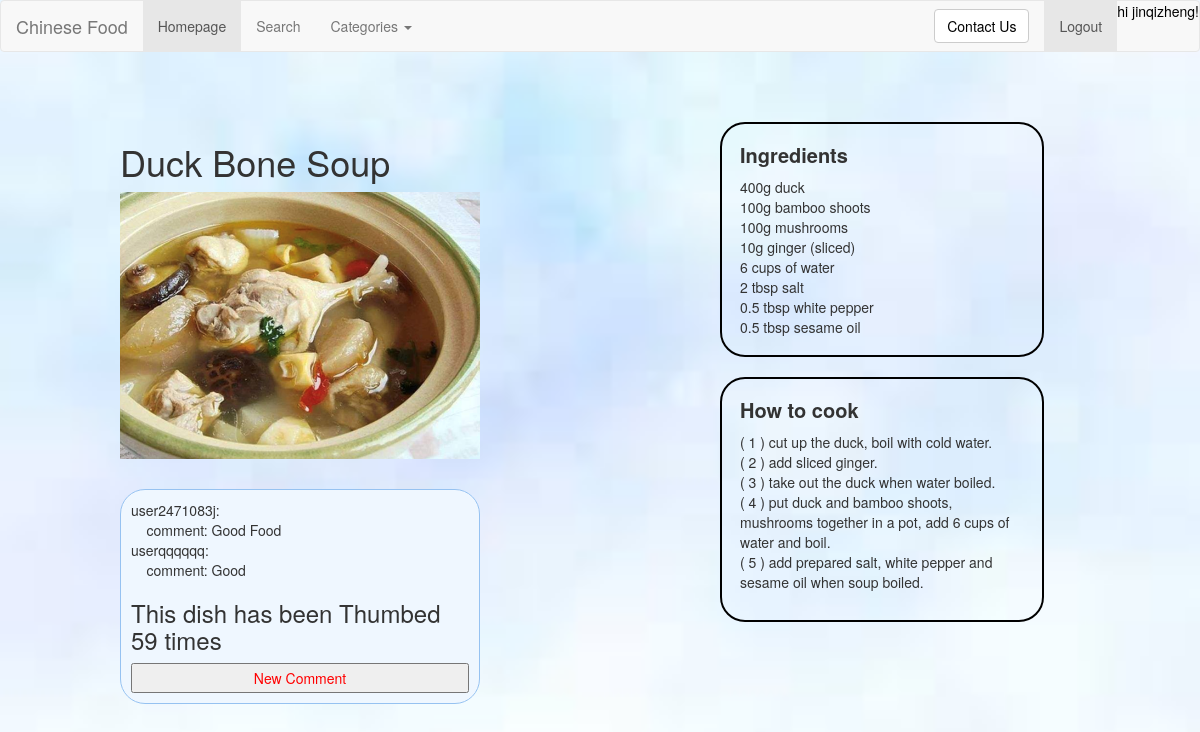
Page /rango/soup2/ (signed in) on the earlier database version.
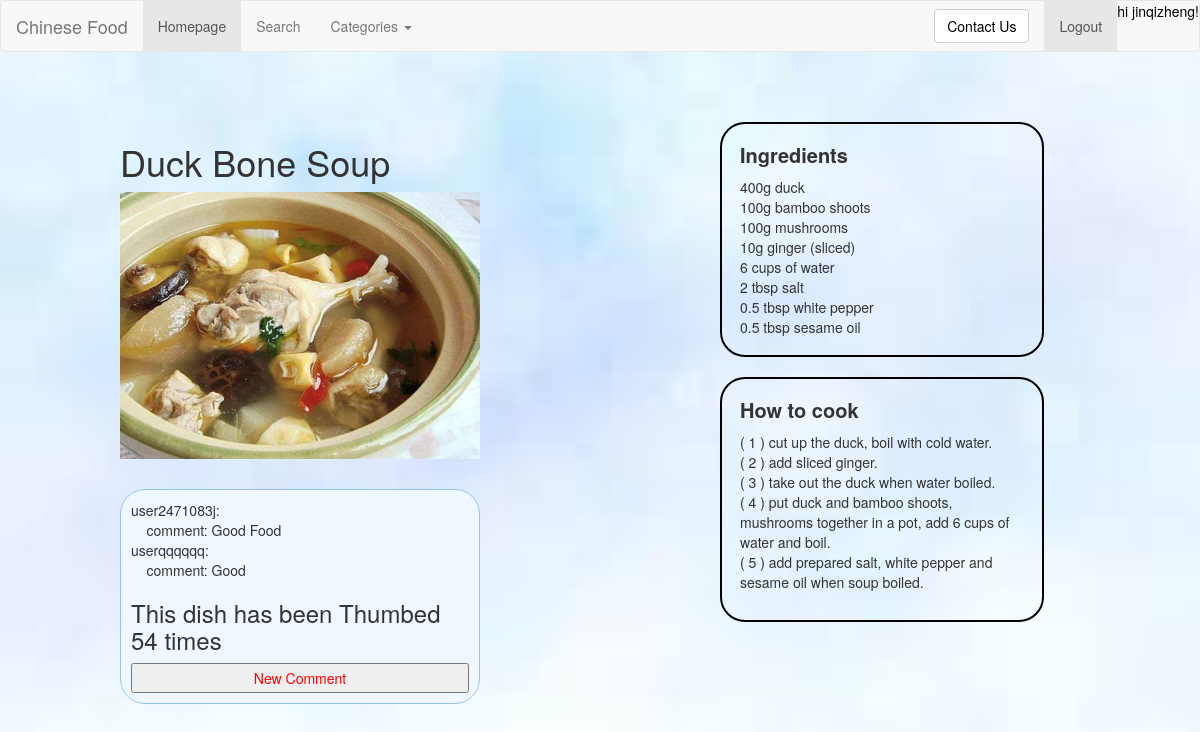
Same page on the later database version.
### rango/models.py (models this page shows, shortened)
class Dish(models.Model):
    category = models.ForeignKey(Category, on_delete=models.CASCADE)
    dish = models.CharField(max_length=128, unique=True)
    url = models.CharField(max_length=128, default="https://www.allrecipes.com/recipes/1642/everyday-cooking/")
    likes = models.IntegerField(default=0)
    images = models.CharField(max_length=128, default="/static/images/photo.jpg")
    class Meta:
        verbose_name_plural = 'Dishes'

### rango/views.py (the view, shortened to what this page needs)
# urls.py: path('soup2/', views.soup2, name='soup2'),
def soup2(request):
    category_list = Category.objects.order_by('-category')
    d2 = "Duck Bone Soup"
    dish = Dish.objects.get(dish=d2)
    form = DishForm()
    info_list = UserComment.objects.filter(dish=d2)
    return render(request, "rango/soup2.html", {"info_list": info_list,
                                                "categories": category_list,
                                                "form": form,
                                                "dish": dish, })

### rango/forms.py
class DishForm(forms.ModelForm):
    dish = forms.CharField(max_length=128,
                           help_text="Please enter the dish name.")
    url = forms.CharField(
        help_text="Please enter the URL of dishes introduction.")
    likes = forms.IntegerField(widget=forms.HiddenInput(), initial=0, required=False)
    images = forms.CharField(widget=forms.HiddenInput(), initial="/static/images/photo.jpg", required=False)
    class Meta:
        model = Dish
        exclude = ('category',)

### templates/rango/soup2.html (shortened to what this page needs)
{% extends 'rango/base.html' %}
{% load staticfiles %}
{% block image_block %}
<h1>Duck Bone Soup</h1>
<img src="{% static 'images/soup2.png' %}" alt="" width="100%" id="pic">
{% endblock %}
{% block ingredients_block%}
400g duck<br>
100g bamboo shoots<br>
100g mushrooms <br>
10g ginger (sliced)<br>
6 cups of water<br>
2 tbsp salt<br>
0.5 tbsp white pepper<br>
0.5 tbsp sesame oil<br>
{% endblock %}
{% block howToCook_block %}
( 1 ) cut up the duck, boil with cold water. <br>
( 2 ) add sliced ginger. <br>
( 3 ) take out the duck when water boiled. <br>
( 4 ) put duck and bamboo shoots, mushrooms together in a pot, add 6 cups of water and boil. <br>
( 5 ) add prepared salt, white pepper and sesame oil when soup boiled.<br>
{% endblock %}

### templates/rango/base.html (shortened to what this page needs)
<!DOCTYPE html>
{% load staticfiles %}
<html>
<head>
	<link rel="stylesheet" href="https://cdn.staticfile.org/twitter-bootstrap/3.3.7/css/bootstrap.min.css">
    <link rel="stylesheet" href="{% static 'css/dish.css' %}">
</head>
<body>
<nav class="navbar navbar-default" role="navigation">
    <div class="container-fluid">
    <div class="navbar-header">
        <a class="navbar-brand" href="/rango/">Chinese Food</a>
    </div>
    <div>
        <ul class="nav navbar-nav navbar-left">
            <li class="active"><a href="/rango/">Homepage</a></li>
            <li><a href="{% url 'rango:test' %}">Search</a></li>
            <li class="dropdown">
                <a href="#" class="dropdown-toggle" data-toggle="dropdown">
                    Categories
                    <b class="caret"></b>
                </a>
            </li>
        </ul>
        <ul class="nav navbar-nav navbar-right">
            {% if user.is_authenticated %}
            <a href="{% url 'rango:userInfor' %}"> hi {{ user.username }}!</a>
            <li class="active">
                <a class="a2" href=" {% url 'auth_logout' %}?next=/rango/">Logout</a>
            </li>
        {% endif %}
        </ul>
        <form class="navbar-form navbar-right" role="search">
            <button type="submit" class="btn btn-default">
                <a href="mailto:2471083j@student.gla.ac.uk
                        subject=About Django Project">
                        Contact Us</a>
            </button>
        </form>
    </div>
    </div>
</nav>
<div class="main w1000">
    <div class="main_l f">
        <div class="slide" id="box">
            <div class="banner">
                {% block image_block %}{% endblock %}
            </div>
        </div>
        <div class="add">
            <div>
                {% for i in info_list %}
                    user{{ i.username }}: <br>
                    &nbsp&nbsp&nbsp&nbspcomment: {{ i.comment }} <br>
                {% endfor %}
                {% if user.is_authenticated %}
                <h3>This dish has been Thumbed {{ dish.likes }} times</h3>
                 <input class="input1" type="button" style="color:#ff0000" value="New Comment" id="link">
                {% endif %}
            </div>
        </div>
    </div>
    <div class="main_r r">
        <div class="ing">
            <p>Ingredients</p>
            {% block ingredients_block %}{% endblock %}
        </div>
        <div class="how">
            <p>How to cook</p>
            <div>
                {% block howToCook_block %}{% endblock %}
            </div>
        </div>
    </div>
</div>
</body>
</html>

Differences in the rows shown:
changed Dish: likes "59" → "54"
